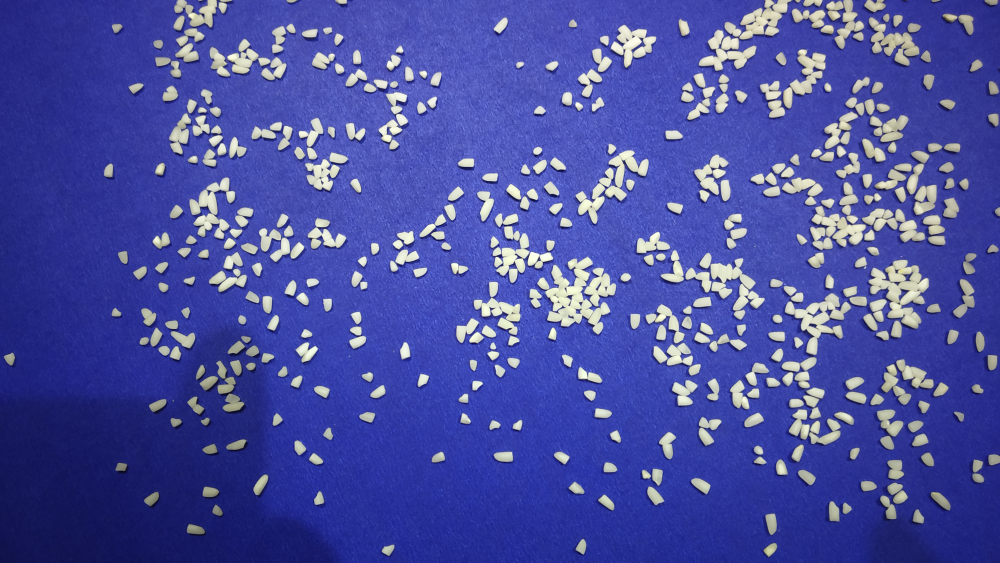
#> input picture data/train/broken/broken_grain_1.jpg, 4000 x 2250 px, found by its file name (shown at 1/4 size); the run also reads 1 picture not shown here
$ python create_training_set.py
#> lines starting #> are read from the running program, lines starting #| are printed output that depends on the picture
#importing all the dependencies
import cv2
import numpy as np
import os

#importing black image as background to display the contour of each grain
bg = cv2.imread("black.jpg")
bg = cv2.cvtColor(bg, cv2.COLOR_BGR2RGB)

#address to the directories of broken rice grain training set and full rice grain training set
DIR_broken = r'E:\Rice Grain Detection\data\train\broken'
DIR_full = r'E:\Rice Grain Detection\data\train\full'

#storing the shape of background image that is to be used to resize the training images to fit the background
IMG_SIZE = (bg.shape[1], bg.shape[0])
#> IMG_SIZE = (3264, 2448)

#creating lists to store the training images of respective classes
broken_data = []
full_data = []

#importing all the images of broken grains, resizing them to the size of background image
for img in os.listdir(DIR_broken):
    img_path = os.path.join(DIR_broken, img)
    img_arr = cv2.imread(img_path)
#> img_arr is the input picture: shape (2250, 4000, 3); mean B, G, R 160.5, 79.9, 73.9
    img_arr = cv2.resize(img_arr, IMG_SIZE)
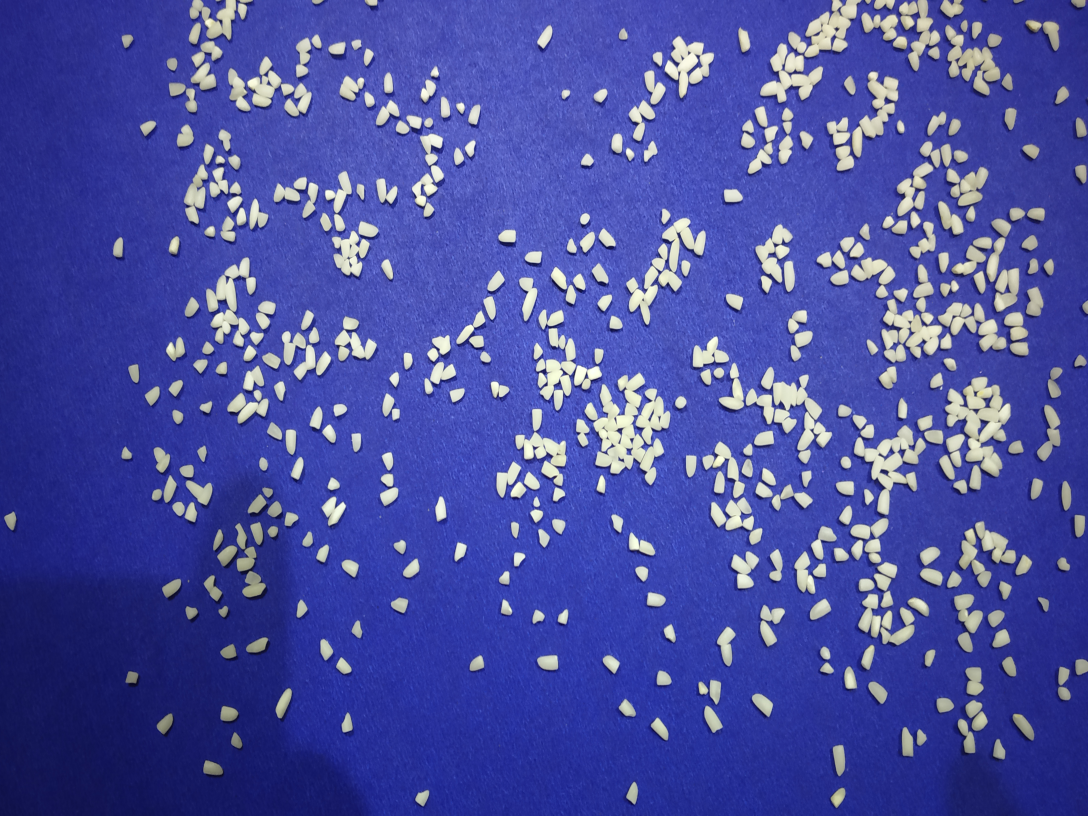
#> img_arr: shape (2448, 3264, 3) (shown at 1/3 size); mean B, G, R 160.3, 79.8, 73.7
    broken_data.append(img_arr)
#> pass 2 of the loop `for img in os.listdir(DIR_broken):`:
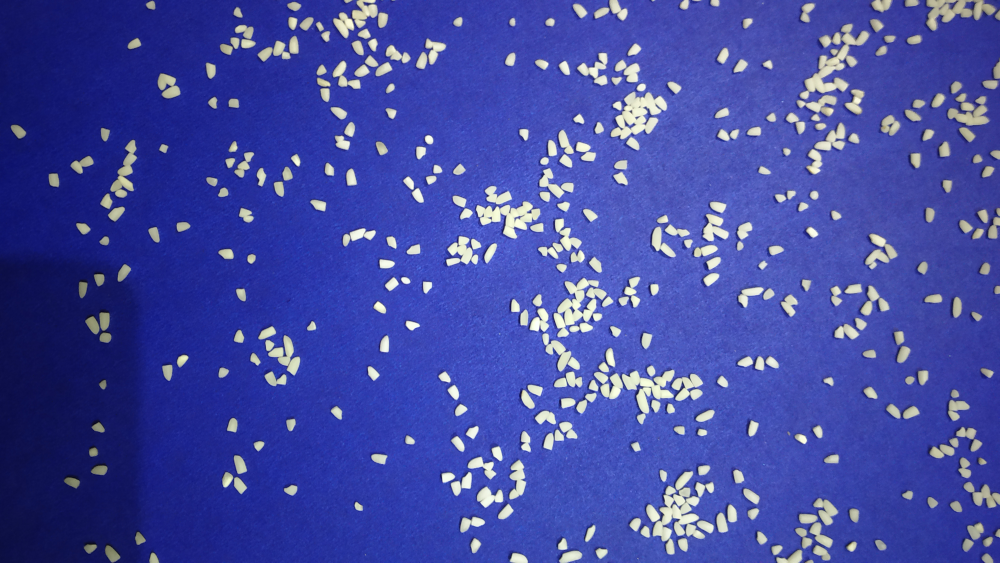
#> input picture data/train/broken/broken_grain_2.jpg, 4000 x 2250 px, found by its file name (shown at 1/4 size)
#> img_arr is the input picture: shape (2250, 4000, 3); mean B, G, R 161.8, 74.8, 66.6
#> `img_arr = cv2.resize(img_arr, IMG_SIZE)`:
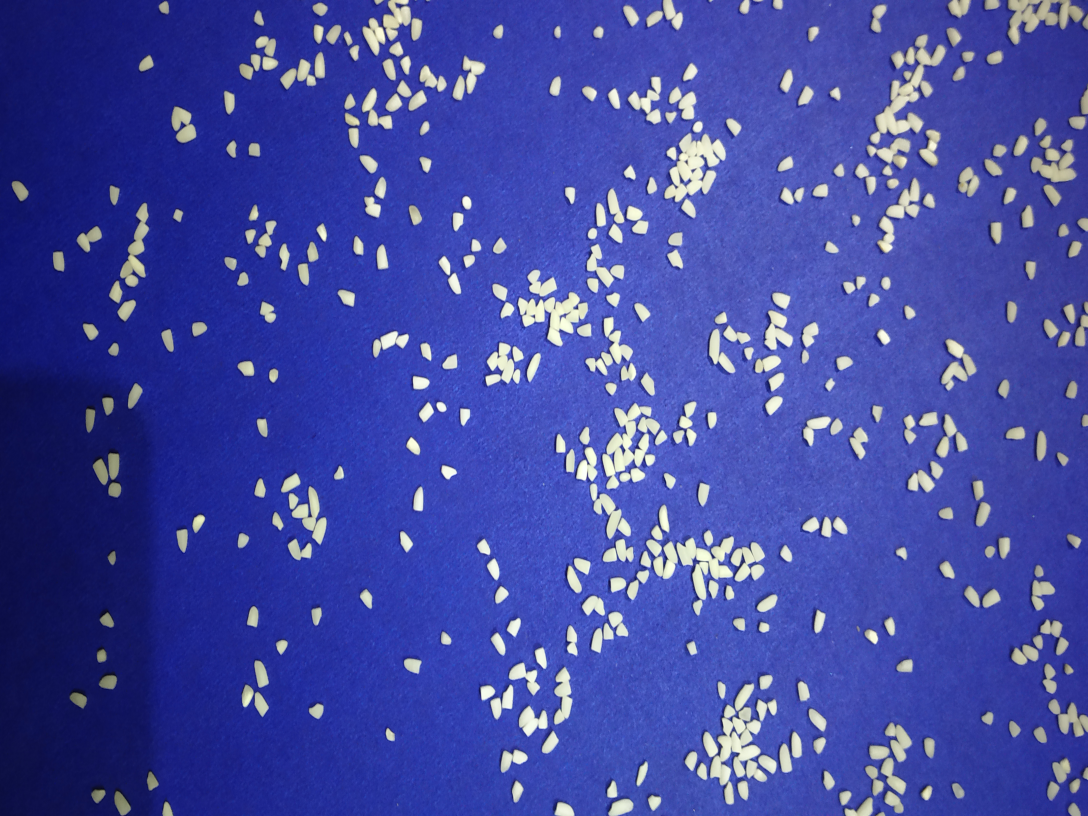
#> img_arr: shape (2448, 3264, 3) (shown at 1/3 size); mean B, G, R 161.7, 74.6, 66.5
#> pass 3 of the loop `for img in os.listdir(DIR_broken):`:
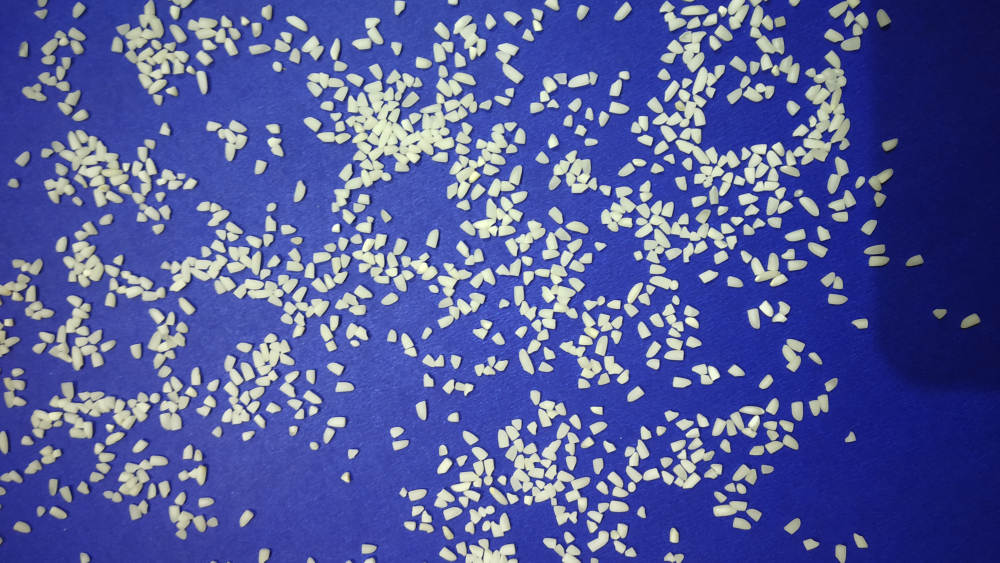
#> input picture data/train/broken/broken_grain_3.jpg, 4000 x 2250 px, found by its file name (shown at 1/4 size)
#> img_arr is the input picture: shape (2250, 4000, 3); mean B, G, R 156.2, 90.9, 82.7
#> `img_arr = cv2.resize(img_arr, IMG_SIZE)`:
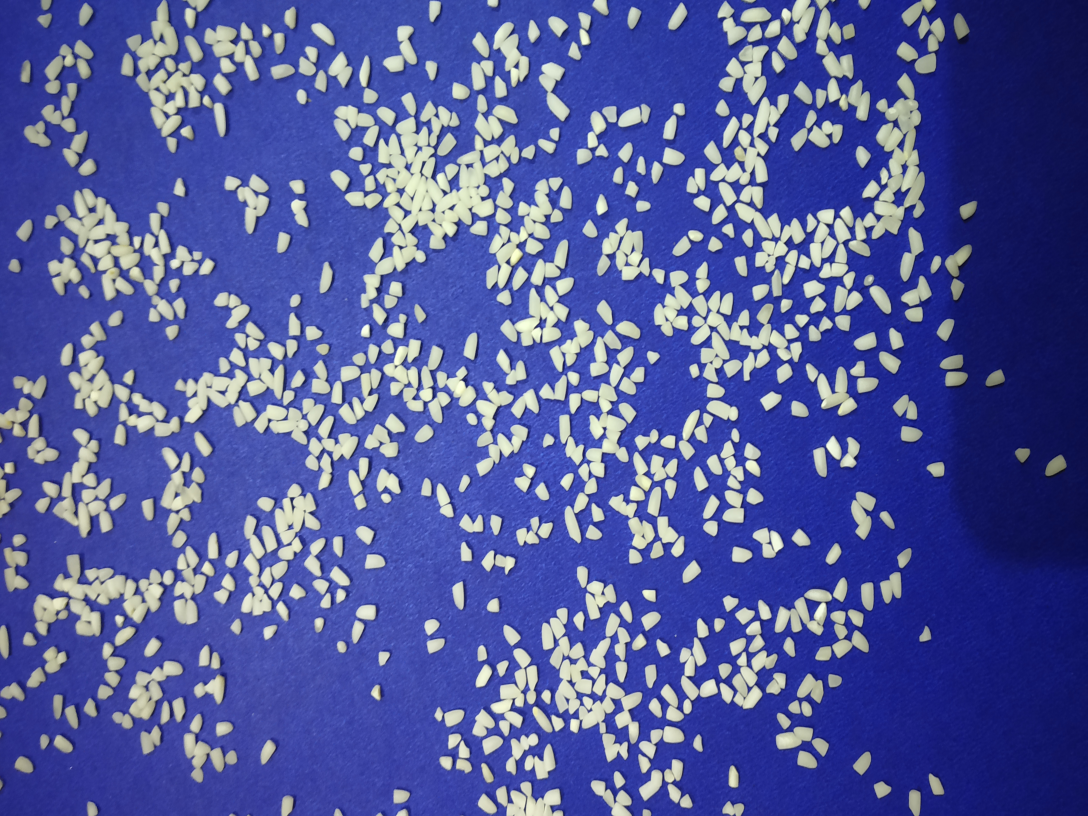
#> img_arr: shape (2448, 3264, 3) (shown at 1/3 size); mean B, G, R 156.1, 90.8, 82.6

#importing all the images of broken grains, resizing them to the size of background image
#> (the run stopped early here; a loop or call above may not have finished)
